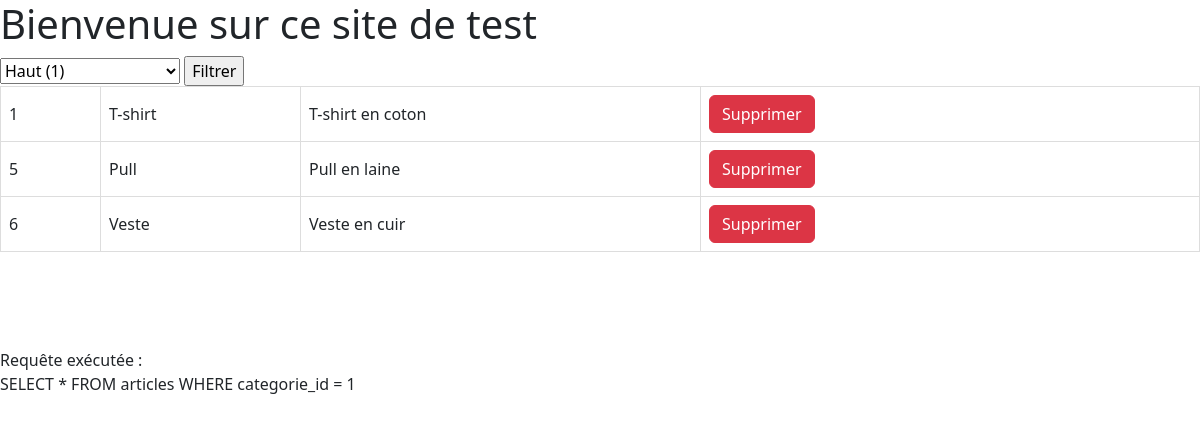
/articles.php?categorie=1, run on the app's committed database.
### tables this page shows
CREATE TABLE articles (
    id int(11) PRIMARY KEY NOT NULL AUTO_INCREMENT,
    categorie_id int(11) NOT NULL,
    nom VARCHAR(70) NOT NULL,
    description TEXT NOT NULL,
    prix DECIMAL(10,2) NOT NULL,
    image VARCHAR(255) NOT NULL
);

### articles.php (the view, shortened to what this page needs)
<?php
require_once('db.php');
?>
<!DOCTYPE html>
<html lang="fr">
<head>
    <link rel='stylesheet' href='https://cdn.jsdelivr.net/npm/bootstrap@5.3.2/dist/css/bootstrap.min.css' />
    <link rel='stylesheet' href='style.css' />
</head>
<body>
    <h1>Bienvenue sur ce site de test</h1>
    <form action="" method="GET">
        <select name="categorie" id="categorie">
            <?php
            $sql = "SELECT * FROM categories ORDER BY id ASC";
            $stmt = $db->prepare($sql);
            $stmt->execute();
            foreach ($stmt as $row) {
                echo '<option ' . (isset($_GET["categorie"]) ? ($_GET["categorie"] == $row['id'] ? 'selected' : '') : '') . ' value=' . $row['id'] . '>' . $row['nom'] . ' (' . $row['id'] . ')</option>';
            }
            ?>
        </select>
        <input type="submit" value="Filtrer">
    </form>
    <table>
        <?php
        if (isset($_GET['categorie'])) {
            $categorie = $_GET['categorie'];
            if ($categorie == 0) {
                $sql = 'SELECT * FROM articles';
            } else {
                $sql = 'SELECT * FROM articles WHERE categorie_id = ' . $categorie;
            }
        } else {
            $sql = 'SELECT * FROM articles';
        }
        $stmt = $db->prepare($sql);
        $stmt->execute();
        if ($stmt->rowCount() > 0) {
            foreach ($stmt as $row) {
                echo '<tr><td style="width: 100px;">' . $row['id'] . '</td><td style="width: 200px;">' . $row['nom'] . '</td><td style="width: 400px;">' . $row['description'] . '</td><td><a name="del"  class="btn btn-danger" href="delete.php?id=' . $row['id'] . '">Supprimer</td></tr>';
            }
        }
        ?>
    </table>
    <?php if (isset($stmt) && $stmt) {
        echo '<br><br><br><br>Requête exécutée : <br>';
        echo ($stmt->queryString);
    }
    ?>
</body>
</html>

### style.css (style rules this page uses)
table { border-collapse: collapse; width: 100%; }
td, th { border: 1px solid #ddd; padding: 8px; }

### data on the page
articles: id "1", nom "T-shirt", description "T-shirt en coton"
articles: id "5", nom "Pull", description "Pull en laine"
articles: id "6", nom "Veste", description "Veste en cuir"

### other printed values
$stmt->queryString "SELECT * FROM articles WHERE categorie_id = 1"
form field categorie "Haut (1)"
